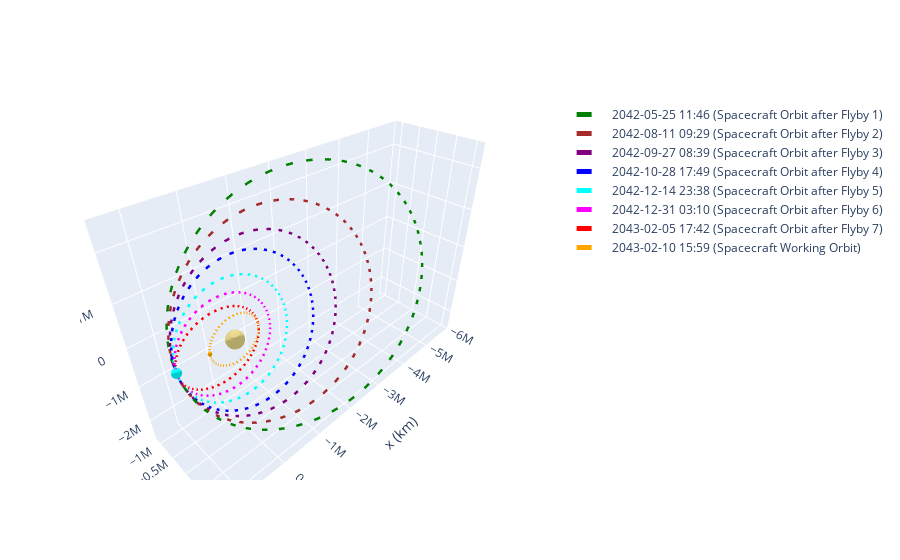

Notebook source saved alongside this figure:
### Markdown cell above
#### 3D Plot of the Orbits

### Code cell
plotter = OrbitPlotter3D()

# Plot spacecraft's initial trajectory (Earth to Jupiter)
plotter.plot(orbit_after_flyby_1, label="Spacecraft Orbit after Flyby 1", color='green')
plotter.plot(orbit_after_flyby_2, label="Spacecraft Orbit after Flyby 2", color='brown')
plotter.plot(orbit_after_flyby_3, label="Spacecraft Orbit after Flyby 3", color='purple')
plotter.plot(orbit_after_flyby_4, label="Spacecraft Orbit after Flyby 4", color='blue')
plotter.plot(orbit_after_flyby_5, label="Spacecraft Orbit after Flyby 5", color='cyan')
plotter.plot(orbit_after_flyby_6, label="Spacecraft Orbit after Flyby 6", color='magenta')
plotter.plot(orbit_after_flyby_7, label="Spacecraft Orbit after Flyby 7", color='red')
plotter.plot(orbit_working, label="Spacecraft Working Orbit", color='orange')

### Figure 1 — Plotly figure (JSON) as saved in the notebook; plotly's stock layout.template omitted (floating-point values rounded to 4 significant figures; data arrays with more than 128 entries replaced by an {"elided": "..."} marker saying what was removed)
{"data": [{"cauto": false, "cmax": 1, "cmin": 1, "colorscale": [[0, "#decf83"], [1, "#decf83"]], "name": "Saturn", "showscale": false, "type": "surface", "x": {"elided": "20x20 float values"}, "y": {"elided": "20x20 float values"}, "z": {"elided": "20x20 float values"}}, {"line": {"color": "green", "dash": "dash", "width": 5}, "mode": "lines", "name": "2042-05-25 11:46 (Spacecraft Orbit after Flyby 1)", "type": "scatter3d", "x": {"elided": "150 float values"}, "y": {"elided": "150 float values"}, "z": {"elided": "150 float values"}}, {"cauto": false, "cmax": 1, "cmin": 1, "colorscale": [[0, "green"], [1, "green"]], "name": "2042-05-25 11:46 (Spacecraft Orbit after Flyby 1)", "showscale": false, "type": "surface", "x": {"elided": "20x20 float values"}, "y": {"elided": "20x20 float values"}, "z": {"elided": "20x20 float values"}}, {"cauto": false, "cmax": 1, "cmin": 1, "colorscale": [[0, "#decf83"], [1, "#decf83"]], "name": "Saturn", "showscale": false, "type": "surface", "x": {"elided": "20x20 float values"}, "y": {"elided": "20x20 float values"}, "z": {"elided": "20x20 float values"}}, {"cauto": false, "cmax": 1, "cmin": 1, "colorscale": [[0, "#decf83"], [1, "#decf83"]], "name": "Saturn", "showscale": false, "type": "surface", "x": {"elided": "20x20 float values"}, "y": {"elided": "20x20 float values"}, "z": {"elided": "20x20 float values"}}, {"line": {"color": "brown", "dash": "dash", "width": 5}, "mode": "lines", "name": "2042-08-11 09:29 (Spacecraft Orbit after Flyby 2)", "type": "scatter3d", "x": {"elided": "150 float values"}, "y": {"elided": "150 float values"}, "z": {"elided": "150 float values"}}, {"cauto": false, "cmax": 1, "cmin": 1, "colorscale": [[0, "brown"], [1, "brown"]], "name": "2042-08-11 09:29 (Spacecraft Orbit after Flyby 2)", "showscale": false, "type": "surface", "x": {"elided": "20x20 float values"}, "y": {"elided": "20x20 float values"}, "z": {"elided": "20x20 float values"}}, {"cauto": false, "cmax": 1, "cmin": 1, "colorscale": [[0, "#decf83"], [1, "#decf83"]], "name": "Saturn", "showscale": false, "type": "surface", "x": {"elided": "20x20 float values"}, "y": {"elided": "20x20 float values"}, "z": {"elided": "20x20 float values"}}, {"cauto": false, "cmax": 1, "cmin": 1, "colorscale": [[0, "#decf83"], [1, "#decf83"]], "name": "Saturn", "showscale": false, "type": "surface", "x": {"elided": "20x20 float values"}, "y": {"elided": "20x20 float values"}, "z": {"elided": "20x20 float values"}}, {"line": {"color": "purple", "dash": "dash", "width": 5}, "mode": "lines", "name": "2042-09-27 08:39 (Spacecraft Orbit after Flyby 3)", "type": "scatter3d", "x": {"elided": "150 float values"}, "y": {"elided": "150 float values"}, "z": {"elided": "150 float values"}}, {"cauto": false, "cmax": 1, "cmin": 1, "colorscale": [[0, "purple"], [1, "purple"]], "name": "2042-09-27 08:39 (Spacecraft Orbit after Flyby 3)", "showscale": false, "type": "surface", "x": {"elided": "20x20 float values"}, "y": {"elided": "20x20 float values"}, "z": {"elided": "20x20 float values"}}, {"cauto": false, "cmax": 1, "cmin": 1, "colorscale": [[0, "#decf83"], [1, "#decf83"]], "name": "Saturn", "showscale": false, "type": "surface", "x": {"elided": "20x20 float values"}, "y": {"elided": "20x20 float values"}, "z": {"elided": "20x20 float values"}}, {"cauto": false, "cmax": 1, "cmin": 1, "colorscale": [[0, "#decf83"], [1, "#decf83"]], "name": "Saturn", "showscale": false, "type": "surface", "x": {"elided": "20x20 float values"}, "y": {"elided": "20x20 float values"}, "z": {"elided": "20x20 float values"}}, {"line": {"color": "blue", "dash": "dash", "width": 5}, "mode": "lines", "name": "2042-10-28 17:49 (Spacecraft Orbit after Flyby 4)", "type": "scatter3d", "x": {"elided": "150 float values"}, "y": {"elided": "150 float values"}, "z": {"elided": "150 float values"}}, {"cauto": false, "cmax": 1, "cmin": 1, "colorscale": [[0, "blue"], [1, "blue"]], "name": "2042-10-28 17:49 (Spacecraft Orbit after Flyby 4)", "showscale": false, "type": "surface", "x": {"elided": "20x20 float values"}, "y": {"elided": "20x20 float values"}, "z": {"elided": "20x20 float values"}}, {"cauto": false, "cmax": 1, "cmin": 1, "colorscale": [[0, "#decf83"], [1, "#decf83"]], "name": "Saturn", "showscale": false, "type": "surface", "x": {"elided": "20x20 float values"}, "y": {"elided": "20x20 float values"}, "z": {"elided": "20x20 float values"}}, {"cauto": false, "cmax": 1, "cmin": 1, "colorscale": [[0, "#decf83"], [1, "#decf83"]], "name": "Saturn", "showscale": false, "type": "surface", "x": {"elided": "20x20 float values"}, "y": {"elided": "20x20 float values"}, "z": {"elided": "20x20 float values"}}, {"line": {"color": "cyan", "dash": "dash", "width": 5}, "mode": "lines", "name": "2042-12-14 23:38 (Spacecraft Orbit after Flyby 5)", "type": "scatter3d", "x": {"elided": "150 float values"}, "y": {"elided": "150 float values"}, "z": {"elided": "150 float values"}}, {"cauto": false, "cmax": 1, "cmin": 1, "colorscale": [[0, "cyan"], [1, "cyan"]], "name": "2042-12-14 23:38 (Spacecraft Orbit after Flyby 5)", "showscale": false, "type": "surface", "x": {"elided": "20x20 float values"}, "y": {"elided": "20x20 float values"}, "z": {"elided": "20x20 float values"}}, {"cauto": false, "cmax": 1, "cmin": 1, "colorscale": [[0, "#decf83"], [1, "#decf83"]], "name": "Saturn", "showscale": false, "type": "surface", "x": {"elided": "20x20 float values"}, "y": {"elided": "20x20 float values"}, "z": {"elided": "20x20 float values"}}, {"cauto": false, "cmax": 1, "cmin": 1, "colorscale": [[0, "#decf83"], [1, "#decf83"]], "name": "Saturn", "showscale": false, "type": "surface", "x": {"elided": "20x20 float values"}, "y": {"elided": "20x20 float values"}, "z": {"elided": "20x20 float values"}}, {"line": {"color": "magenta", "dash": "dash", "width": 5}, "mode": "lines", "name": "2042-12-31 03:10 (Spacecraft Orbit after Flyby 6)", "type": "scatter3d", "x": {"elided": "150 float values"}, "y": {"elided": "150 float values"}, "z": {"elided": "150 float values"}}, {"cauto": false, "cmax": 1, "cmin": 1, "colorscale": [[0, "magenta"], [1, "magenta"]], "name": "2042-12-31 03:10 (Spacecraft Orbit after Flyby 6)", "showscale": false, "type": "surface", "x": {"elided": "20x20 float values"}, "y": {"elided": "20x20 float values"}, "z": {"elided": "20x20 float values"}}, {"cauto": false, "cmax": 1, "cmin": 1, "colorscale": [[0, "#decf83"], [1, "#decf83"]], "name": "Saturn", "showscale": false, "type": "surface", "x": {"elided": "20x20 float values"}, "y": {"elided": "20x20 float values"}, "z": {"elided": "20x20 float values"}}, {"cauto": false, "cmax": 1, "cmin": 1, "colorscale": [[0, "#decf83"], [1, "#decf83"]], "name": "Saturn", "showscale": false, "type": "surface", "x": {"elided": "20x20 float values"}, "y": {"elided": "20x20 float values"}, "z": {"elided": "20x20 float values"}}, {"line": {"color": "red", "dash": "dash", "width": 5}, "mode": "lines", "name": "2043-02-05 17:42 (Spacecraft Orbit after Flyby 7)", "type": "scatter3d", "x": {"elided": "150 float values"}, "y": {"elided": "150 float values"}, "z": {"elided": "150 float values"}}, {"cauto": false, "cmax": 1, "cmin": 1, "colorscale": [[0, "red"], [1, "red"]], "name": "2043-02-05 17:42 (Spacecraft Orbit after Flyby 7)", "showscale": false, "type": "surface", "x": {"elided": "20x20 float values"}, "y": {"elided": "20x20 float values"}, "z": {"elided": "20x20 float values"}}, {"cauto": false, "cmax": 1, "cmin": 1, "colorscale": [[0, "#decf83"], [1, "#decf83"]], "name": "Saturn", "showscale": false, "type": "surface", "x": {"elided": "20x20 float values"}, "y": {"elided": "20x20 float values"}, "z": {"elided": "20x20 float values"}}, {"cauto": false, "cmax": 1, "cmin": 1, "colorscale": [[0, "#decf83"], [1, "#decf83"]], "name": "Saturn", "showscale": false, "type": "surface", "x": {"elided": "20x20 float values"}, "y": {"elided": "20x20 float values"}, "z": {"elided": "20x20 float values"}}, {"line": {"color": "orange", "dash": "dash", "width": 5}, "mode": "lines", "name": "2043-02-10 15:59 (Spacecraft Working Orbit)", "type": "scatter3d", "x": {"elided": "150 float values"}, "y": {"elided": "150 float values"}, "z": {"elided": "150 float values"}}, {"cauto": false, "cmax": 1, "cmin": 1, "colorscale": [[0, "orange"], [1, "orange"]], "name": "2043-02-10 15:59 (Spacecraft Working Orbit)", "showscale": false, "type": "surface", "x": {"elided": "20x20 float values"}, "y": {"elided": "20x20 float values"}, "z": {"elided": "20x20 float values"}}, {"cauto": false, "cmax": 1, "cmin": 1, "colorscale": [[0, "#decf83"], [1, "#decf83"]], "name": "Saturn", "showscale": false, "type": "surface", "x": {"elided": "20x20 float values"}, "y": {"elided": "20x20 float values"}, "z": {"elided": "20x20 float values"}}], "layout": {"autosize": true, "scene": {"aspectmode": "data", "xaxis": {"title": {"text": "x (km)"}}, "yaxis": {"title": {"text": "y (km)"}}, "zaxis": {"title": {"text": "z (km)"}}}}}
